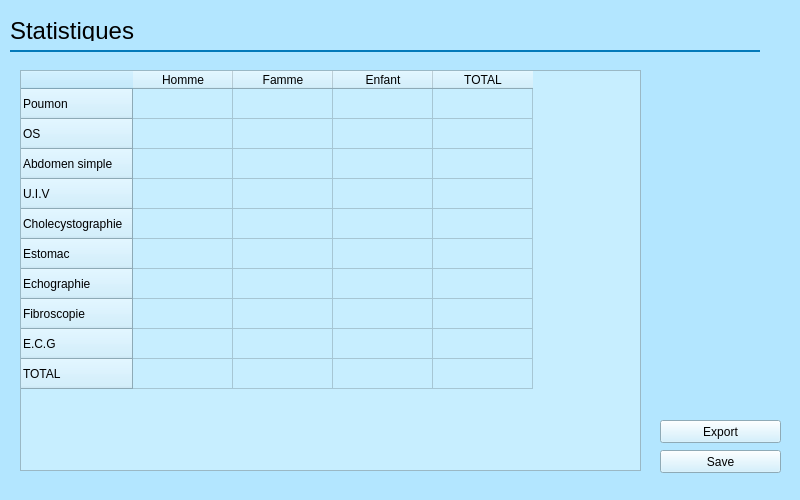
<?xml version="1.0" encoding="UTF-8"?>
<ui version="4.0">
 <class>MainWindow</class>
 <widget class="QMainWindow" name="MainWindow">
  <property name="geometry">
   <rect>
    <x>0</x>
    <y>0</y>
    <width>800</width>
    <height>500</height>
   </rect>
  </property>
  <property name="sizePolicy">
   <sizepolicy hsizetype="Fixed" vsizetype="Fixed">
    <horstretch>0</horstretch>
    <verstretch>0</verstretch>
   </sizepolicy>
  </property>
  <property name="minimumSize">
   <size>
    <width>800</width>
    <height>500</height>
   </size>
  </property>
  <property name="maximumSize">
   <size>
    <width>800</width>
    <height>500</height>
   </size>
  </property>
  <property name="windowTitle">
   <string>Radiologie statistiques</string>
  </property>
  <property name="styleSheet">
   <string notr="true">background-color: rgb(179, 230, 255);</string>
  </property>
  <widget class="QWidget" name="centralwidget">
   <widget class="QLabel" name="label">
    <property name="geometry">
     <rect>
      <x>10</x>
      <y>20</y>
      <width>711</width>
      <height>21</height>
     </rect>
    </property>
    <property name="font">
     <font>
      <pointsize>18</pointsize>
     </font>
    </property>
    <property name="styleSheet">
     <string notr="true"/>
    </property>
    <property name="text">
     <string>Statistiques </string>
    </property>
   </widget>
   <widget class="QPushButton" name="pushButton">
    <property name="geometry">
     <rect>
      <x>660</x>
      <y>450</y>
      <width>121</width>
      <height>23</height>
     </rect>
    </property>
    <property name="styleSheet">
     <string notr="true">background-color: rgb(199, 238, 255);</string>
    </property>
    <property name="text">
     <string>Save</string>
    </property>
   </widget>
   <widget class="QTableWidget" name="tableWidget">
    <property name="geometry">
     <rect>
      <x>20</x>
      <y>70</y>
      <width>621</width>
      <height>401</height>
     </rect>
    </property>
    <property name="styleSheet">
     <string notr="true">background-color: rgb(199, 238, 255);</string>
    </property>
    <row>
     <property name="text">
      <string>Poumon</string>
     </property>
    </row>
    <row>
     <property name="text">
      <string>OS</string>
     </property>
    </row>
    <row>
     <property name="text">
      <string>Abdomen simple</string>
     </property>
    </row>
    <row>
     <property name="text">
      <string>U.I.V</string>
     </property>
    </row>
    <row>
     <property name="text">
      <string>Cholecystographie</string>
     </property>
    </row>
    <row>
     <property name="text">
      <string>Estomac</string>
     </property>
    </row>
    <row>
     <property name="text">
      <string>Echographie</string>
     </property>
    </row>
    <row>
     <property name="text">
      <string>Fibroscopie</string>
     </property>
    </row>
    <row>
     <property name="text">
      <string>E.C.G</string>
     </property>
    </row>
    <row>
     <property name="text">
      <string>TOTAL</string>
     </property>
    </row>
    <column>
     <property name="text">
      <string>Homme</string>
     </property>
    </column>
    <column>
     <property name="text">
      <string>Famme</string>
     </property>
    </column>
    <column>
     <property name="text">
      <string>Enfant</string>
     </property>
    </column>
    <column>
     <property name="text">
      <string>TOTAL</string>
     </property>
    </column>
   </widget>
   <widget class="QPushButton" name="pushButton_2">
    <property name="geometry">
     <rect>
      <x>660</x>
      <y>420</y>
      <width>121</width>
      <height>23</height>
     </rect>
    </property>
    <property name="styleSheet">
     <string notr="true">background-color: rgb(199, 238, 255);</string>
    </property>
    <property name="text">
     <string>Export</string>
    </property>
   </widget>
   <widget class="QWidget" name="widget_3" native="true">
    <property name="geometry">
     <rect>
      <x>10</x>
      <y>50</y>
      <width>750</width>
      <height>2</height>
     </rect>
    </property>
    <property name="sizePolicy">
     <sizepolicy hsizetype="Preferred" vsizetype="Fixed">
      <horstretch>0</horstretch>
      <verstretch>0</verstretch>
     </sizepolicy>
    </property>
    <property name="minimumSize">
     <size>
      <width>0</width>
      <height>2</height>
     </size>
    </property>
    <property name="maximumSize">
     <size>
      <width>16777215</width>
      <height>2</height>
     </size>
    </property>
    <property name="styleSheet">
     <string notr="true">background-color: rgb(5, 122, 185);</string>
    </property>
   </widget>
  </widget>
  <widget class="QStatusBar" name="statusbar"/>
 </widget>
 <resources/>
 <connections/>
</ui>
